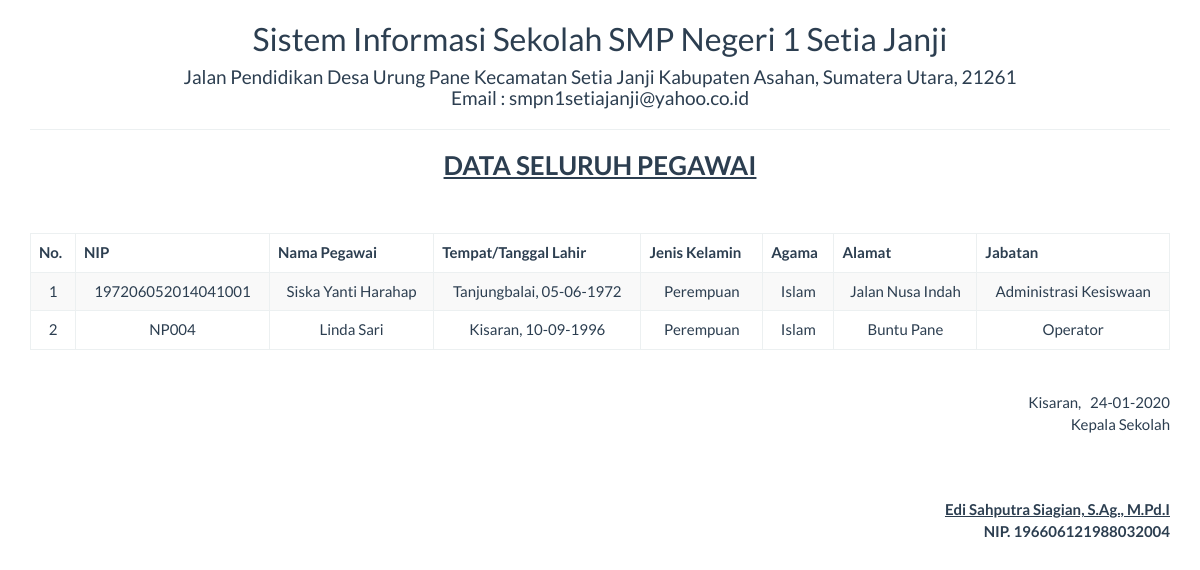
Screenshot of /report/report_peg.php with the database file from the repository.
### tables this page shows
CREATE TABLE `pegawai` (
  `id` int(3) NOT NULL,
  `nip` varchar(50) NOT NULL,
  `pegawai_nama` varchar(25) NOT NULL,
  `peg_pass` varchar(40) NOT NULL,
  `pegawai_tempat` varchar(25) NOT NULL,
  `pegawai_tanggal` date NOT NULL,
  `pegawai_jk` varchar(20) NOT NULL,
  `pegawai_agama` varchar(20) NOT NULL,
  `pegawai_alamat` text NOT NULL,
  `peg_email` varchar(30) NOT NULL,
  `jabatan` varchar(30) NOT NULL
);

### report/report_peg.php (the view, shortened to what this page needs)
<!DOCTYPE html>
<html>
    <head>
        <link href="../Assets/css/bootstrap.min.css" rel="stylesheet" type="text/css"/>
    </head>
    <body onload="print()">
        <?php
        include '../config/koneksi.php';
        ?>
        <div class="container">
            <div class='row'>
                <div class="col-sm-12">
                    <div class="text-center">
                        <h2>Sistem Informasi Sekolah SMP Negeri 1 Setia Janji</h2>
                        <h4>Jalan Pendidikan Desa Urung Pane Kecamatan Setia Janji Kabupaten Asahan, Sumatera Utara, 21261<br>Email : smpn1setiajanji@yahoo.co.id</h4>
                        <hr>
                        <h3><strong><u>DATA SELURUH PEGAWAI</u></strong></h3><br><br>
                        <table class="table table-bordered table-striped table-hover">
                                <thead>
                                <tr>
                                   <th>No.</th><th>NIP</th><th>Nama Pegawai</th><th>Tempat/Tanggal Lahir</th><th>Jenis Kelamin</th><th>Agama</th><th>Alamat</th><th>Jabatan</th>
                            </tr>
                                </thead>
                            <tbody>
                           <?php
                            $sql = "SELECT * FROM pegawai ORDER BY nip ASC";
                            $query = mysqli_query($koneksi, $sql) or die("SQL Anda Salah");
                            $nomor = 0;
                            while ($data = mysqli_fetch_array($query)) {
                                $nomor++;
                                ?>
                                <tr >
                                    <td ><?= $nomor ?></td>
                                    <td><?= $data['nip'] ?></td>
                                    <td><?= $data['pegawai_nama'] ?></td>
                                   <?php
                                        $tgl = explode('-', $data['pegawai_tanggal']);
                                    ?>
                                    <td><?=$data['pegawai_tempat'];?>, <?=$tgl[2].'-'.$tgl[1].'-'.$tgl[0]?></td>
                                    <td><?= $data['pegawai_jk'] ?></td>
                                    <td><?= $data['pegawai_agama'] ?></td>
                                    <td><?= $data['pegawai_alamat'] ?></td>
                                    <td><?= $data['jabatan'] ?></td>
                                </tr>
                            <?php } ?>
                            </tbody>
                        </table>
                        <div style="text-align: right;">
                                        <br>
                                        Kisaran,  &nbsp <?= date("d-m-Y") ?><br>
                                        Kepala Sekolah
                                        <br><br><br><br>
                                        <strong><u>Edi Sahputra Siagian, S.Ag., M.Pd.I</u><br>
                                        NIP. 196606121988032004</strong>
                                </div>
                    </div>
                </div>
            </div>
    </body>
</html>

### rows the page displays
pegawai: nip "197206052014041001", pegawai_nama "Siska Yanti Harahap", pegawai_tempat "Tanjungbalai", pegawai_tanggal "05", pegawai_tanggal "06", pegawai_tanggal "1972", pegawai_jk "Perempuan", pegawai_agama "Islam", pegawai_alamat "Jalan Nusa Indah", jabatan "Administrasi Kesiswaan"
pegawai: nip "NP004", pegawai_nama "Linda Sari", pegawai_tempat "Kisaran", pegawai_tanggal "10", pegawai_tanggal "09", pegawai_tanggal "1996", pegawai_jk "Perempuan", pegawai_agama "Islam", pegawai_alamat "Buntu Pane", jabatan "Operator"
